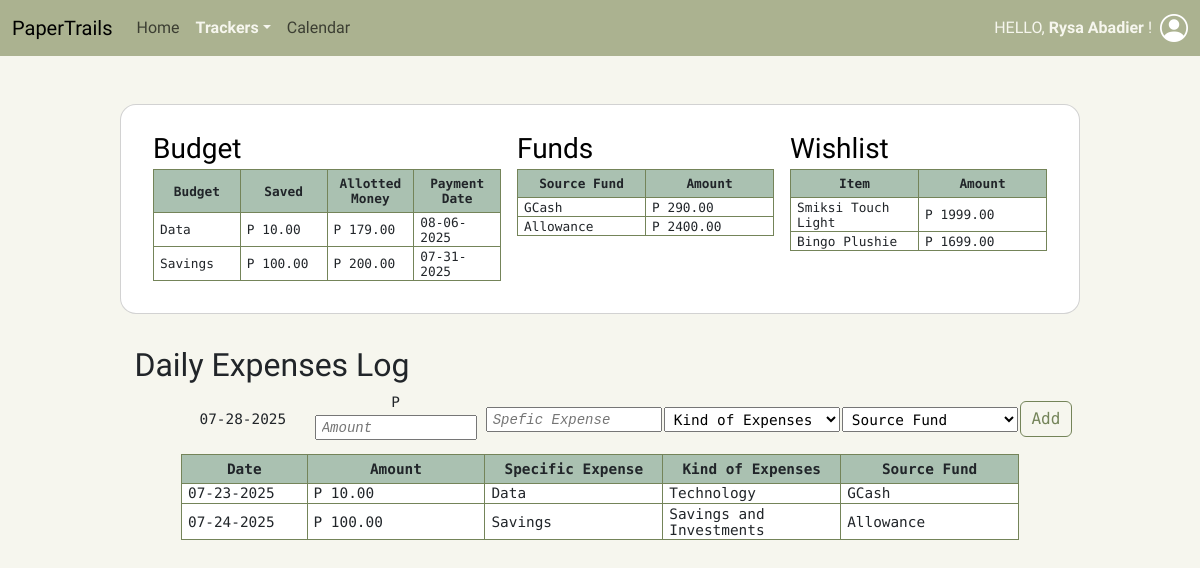
Page /dailyPage.php (signed in) on the earlier database version.
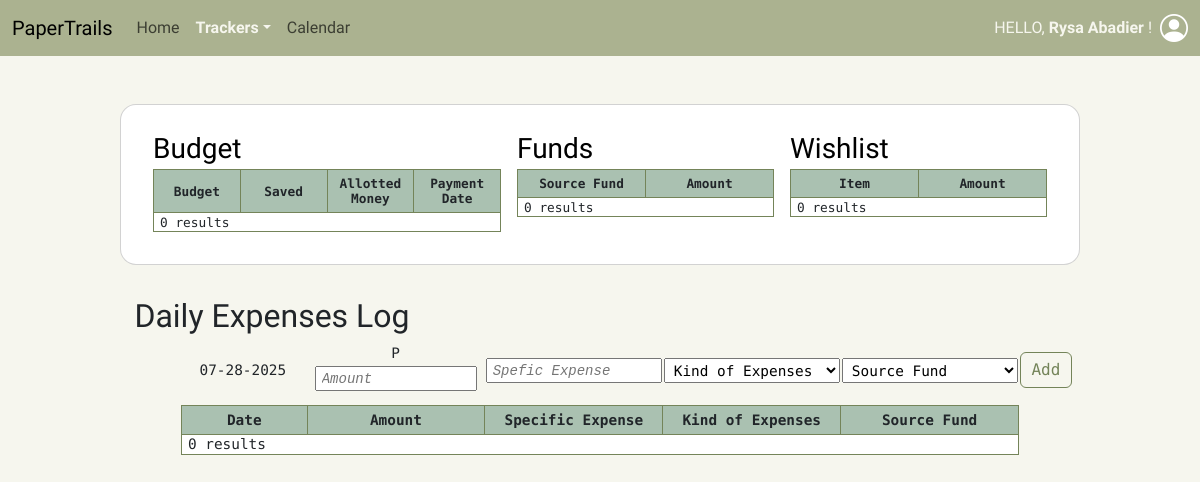
Same page on the later database version.
### tables this page shows
CREATE TABLE `budget` (
  `id` int(11) NOT NULL,
  `user_id` int(11) NOT NULL,
  `amount` decimal(12,2) NOT NULL,
  `total_budget` decimal(12,2) NOT NULL,
  `budget_expense` varchar(255) NOT NULL,
  `expensetype_id` int(11) NOT NULL,
  `source_id` int(11) NOT NULL,
  `frequency_id` int(11) NOT NULL,
  `update_date` date NOT NULL DEFAULT current_timestamp()
);

CREATE TABLE `source_fund` (
  `id` int(11) NOT NULL,
  `user_id` int(11) NOT NULL,
  `name` varchar(255) NOT NULL,
  `amount` decimal(12,2) NOT NULL DEFAULT 0.00,
  `asset_id` int(11) NOT NULL
);

CREATE TABLE `wishlist` (
  `id` int(11) NOT NULL,
  `user_id` int(11) NOT NULL,
  `item` varchar(255) NOT NULL,
  `amount` decimal(12,2) DEFAULT 0.00,
  `shop` text DEFAULT '—'
);

CREATE TABLE `dailyexpense_log` (
  `id` int(11) NOT NULL,
  `user_id` int(11) NOT NULL,
  `amount` decimal(12,2) NOT NULL,
  `expense` varchar(255) DEFAULT '—',
  `source_id` int(11) NOT NULL,
  `expensetype_id` int(11) NOT NULL,
  `expense_date` date NOT NULL DEFAULT current_timestamp()
);

CREATE TABLE `expenses` (
  `id` int(11) NOT NULL,
  `name` varchar(255) NOT NULL
);

### foreignkeys.php (called while the page is built, shortened)
<?php
    function getExpenseType($conn, $id) {
        $sql = "SELECT `Name` FROM Expenses WHERE `ID` = $id";
        $result = mysqli_query($conn, $sql);
        $row = mysqli_fetch_assoc($result);
        if ($row > 0) return $row["Name"];
        else return deleteLogs($conn, $id);
    }
    function getAssetSource($conn, $id) {
        $sql = "SELECT `Name` FROM Source_Fund WHERE `ID` = $id";
        $result = mysqli_query($conn, $sql);
        $row = mysqli_fetch_assoc($result);
        if ($row > 0) return $row["Name"];
        else return deleteLogs($conn, $id);
    }
?>

### dailyexpenses.php (the view, shortened to what the changed rows need)
<?php
    include_once("connect.php");
    include_once("session.php");
    include_once("foreignkeys.php");
    function editDaily($conn, $page, $editID) {
        dailyHeaders();
        $sql = "SELECT `ID`, DATE_FORMAT(Expense_Date, '%m-%d-%Y') AS `Expense_Date`, `Amount`, `Expense`, `ExpenseType_ID`, `Source_ID` FROM DailyExpense_Log WHERE `User_ID` =" . $_SESSION["id"];
        $result = mysqli_query($conn, $sql);
        if (mysqli_num_rows($result) > 0) {
            while($row = mysqli_fetch_assoc($result)) {
                $expenseType = getExpenseType($conn, $row["ExpenseType_ID"]);
                $assetSource = getAssetSource($conn, $row["Source_ID"]);
                if ($page == "dailyExpenses" && $row["ID"] == $editID) {
                    echo '<tr><td>' . $row["Expense_Date"] . '</td>';
                    echo '<form action="update.php" method="POST" class="edit-row">';
                        echo '<input type="hidden" name="edit_ID" value="' . $row["ID"] . '">';
                        echo '<input type="hidden" name="date" value="' . $row["Expense_Date"] . '">';
                        echo '<input type="hidden" name="initial" value="' . $row["Amount"] . '">';
                        echo '<td>P <input type="text" name="final" value="' . $row["Amount"] . '" style="width: 92%;" /></td>';
                        echo '<td><input type="text" name="expense" value="' . $row["Expense"] . '" /></td>';
                        echo '<td><select name="type">';
                        $ctr = 1;
                        foreach (expenseTypes($conn) as $expense) {
                            if ($expenseType == $expense) echo '<option value="'. $ctr++ . '" selected>' . $expense . '</option>';
                            else echo '<option value="'. $ctr++ . '">' . $expense . '</option>';
                        }
                        echo '</select></td>';
                        echo '<td><select name="source">';
                        foreach (sourceFunds($conn, $_SESSION["id"]) as $id => $sourceFund) {
                            if ($assetSource == $sourceFund) echo '<option value="'. $id . '" selected>' . $sourceFund . '</option>';
                            else echo '<option value="'. $id . '">' . $sourceFund . '</option>';
                        }
                        echo '</select></td></tr>';
                    echo '</form>';
                } else {
                    echo '<tr data-id="' . $row["ID"] . '"><td>' . $row["Expense_Date"] . '</td>';
                    echo '<td>P ' . $row["Amount"] . '</td>';
                    echo '<td>' . $row["Expense"] . '</td>';
                    echo '<td>' . $expenseType . '</td>';
                    echo '<td>' . $assetSource . '</td></tr>';
                }
            }
        } else {
            echo '<tr><td colspan="5">0 results</td></tr>';
        }
        echo '</table>';
    }
    function dailyHeaders() {
        echo '<table class="dashboard mx-auto" style="font-size: 0.9rem; width: 90%;">';
        echo '<tr><th style="width: 15%;">Date</th>';
        echo '<th>Amount</th>';
        echo '<th>Specific Expense</th>';
        echo '<th>Kind of Expenses</th>';
        echo '<th>Source Fund</th></tr>';
    }
?>

### budget.php (shortened to what the changed rows need)
<?php
    include_once("connect.php");
    include_once("session.php");
    include_once("foreignkeys.php");
    function shortListBudget($conn) {
        $sql = "SELECT `ID`, `Update_Date`, `Budget_Expense`, `Amount`, `Total_Budget`, `Frequency_ID` FROM Budget WHERE `User_ID` = " . $_SESSION["id"];
        $result = mysqli_query($conn, $sql);
        budgetHeaders(false);
        if (mysqli_num_rows($result) > 0) {
            while($row = mysqli_fetch_assoc($result)) {
                $payDate = $row["Frequency_ID"];
                $date = date_create($row["Update_Date"]);
                echo '<tr point><td>' . $row["Budget_Expense"] . '</td>';
                echo '<td>P ' . $row["Amount"] . '</td>';
                echo '<td>P ' . $row["Total_Budget"] . '</td>';
                switch ($payDate) {
                    case 2:
                        date_add($date,date_interval_create_from_date_string("1 week"));
                        break;
                    case 3:
                        date_add($date,date_interval_create_from_date_string("2 weeks"));
                        break;
                }
                echo '<td>' . date_format($date,"m-d-Y") . '</td></tr>';
            }
        } else {
            echo '<tr><td colspan="4">0 results</td></tr>';
        }
        echo '</table>';
    }
    function budgetHeaders($show) {
        echo '<table class="dashboard mx-auto"';
        if ($show) {
            echo ' style="font-size: 0.9rem; width: 90%;"';
        }
        echo '>';
        echo '<tr><th>Budget</th>';
        echo '<th>Saved</th>';
        echo '<th>Allotted Money </th>';
        echo '<th>Payment Date</th>';
        echo '</tr>';
    }
?>

### sourcefunds.php (shortened to what the changed rows need)
<?php
    include_once("connect.php");
    include_once("session.php");
    include_once("foreignkeys.php");
    function shortListFunds($conn) {
        fundsHeaders(false);
        $sql = "SELECT `ID`, `Name`, `Amount` FROM Source_Fund WHERE `User_ID` = " . $_SESSION["id"];
        $result = mysqli_query($conn, $sql);
        if (mysqli_num_rows($result) > 0) {
            while($row = mysqli_fetch_assoc($result)) {
                echo '<tr point><td>' . $row["Name"] . '</td>';
                echo '<td>P ' . $row["Amount"] . '</td></tr>';
            }
        } else {
            echo '<tr><td colspan="2">0 results</td></tr>';
        }
        echo '</table>';
    }
    function fundsHeaders($show) {
        echo '<table class="dashboard mx-auto"';
        if ($show) {
            echo ' style="font-size: 0.9rem; width: 90%;"';
        }
        echo '>';
        echo '<tr><th>Source Fund</th>';
        echo '<th>Amount</th>';
    }
?>

### wishlist.php (shortened to what the changed rows need)
<?php
    include_once("connect.php");
    include_once("session.php");
    include_once("foreignkeys.php");
    function shortListWishlist($conn) {
        wishlistHeaders(false);
        $sql = "SELECT `ID`, `Item`, `Amount` FROM Wishlist WHERE `User_ID` = " . $_SESSION["id"];
        $result = mysqli_query($conn, $sql);
        if (mysqli_num_rows($result) > 0) {
            while($row = mysqli_fetch_assoc($result)) {
                echo '<tr point><td>' . $row["Item"] . '</td>';
                echo '<td>P ' . $row["Amount"] . '</td></tr>';
            }
        } else {
            echo '<tr><td colspan="2">0 results</td></tr>';
        }
        echo '</table>';
    }
    function wishlistHeaders($show) {
        echo '<table class="dashboard mx-auto"';
        if ($show) {
            echo ' style="font-size: 0.9rem; width: 90%;"';
        }
        echo '>';
        echo '<tr><th>Item</th>';
        echo '<th>Amount</th>';
    }
?>

Differences in the rows shown:
removed budget: budget_expense "Data", amount "10.00", total_budget "179.00", update_date "08-06-2025"
removed budget: budget_expense "Savings", amount "100.00", total_budget "200.00", update_date "07-31-2025"
removed source_fund: name "GCash", amount "290.00"
removed source_fund: name "Allowance", amount "2400.00"
removed wishlist: item "Smiksi Touch Light", amount "1999.00"
removed wishlist: item "Bingo Plushie", amount "1699.00"
removed dailyexpense_log: Expense_Date "07-23-2025", amount "10.00", expense "Data", expensetype.name "Technology", source.name "GCash"
removed dailyexpense_log: Expense_Date "07-24-2025", amount "100.00", expense "Savings", expensetype.name "Savings and Investments", source.name "Allowance"
Other differences:
text now shown: "0 results 0 results 0 results 0 results"
